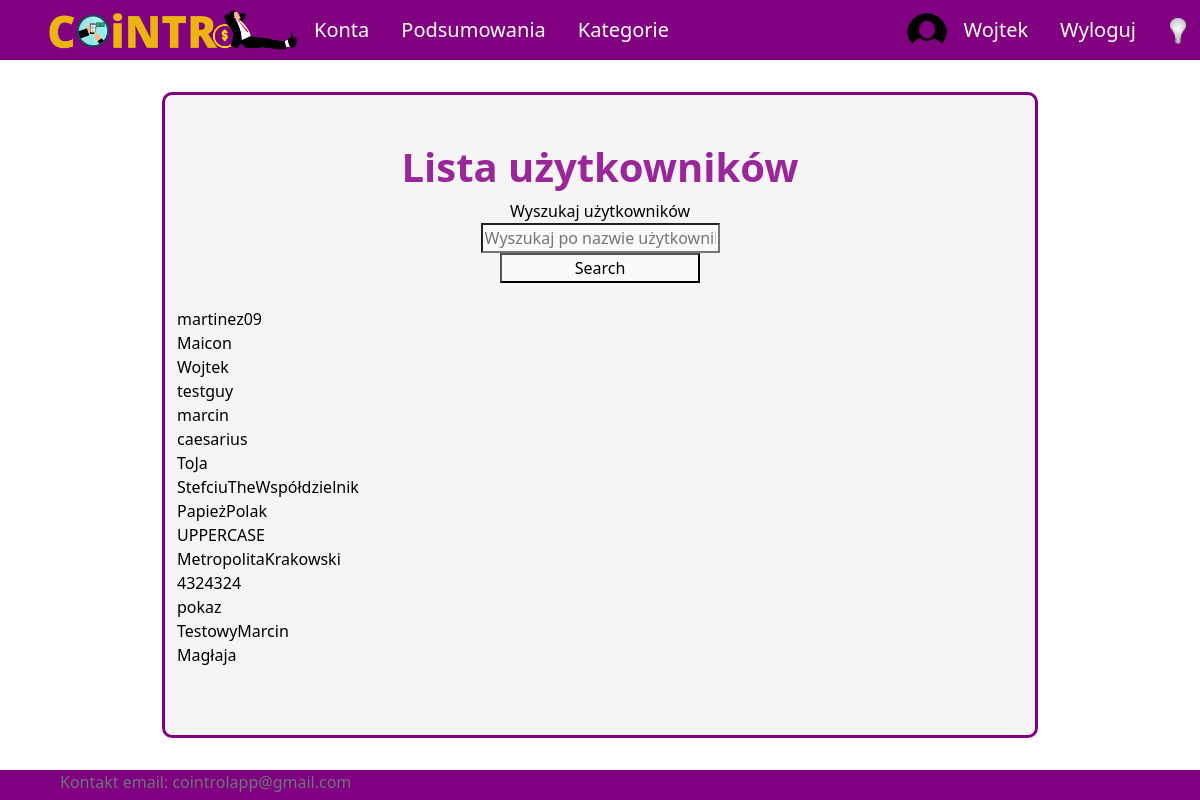
The app's page /profiles (signed in), older data.
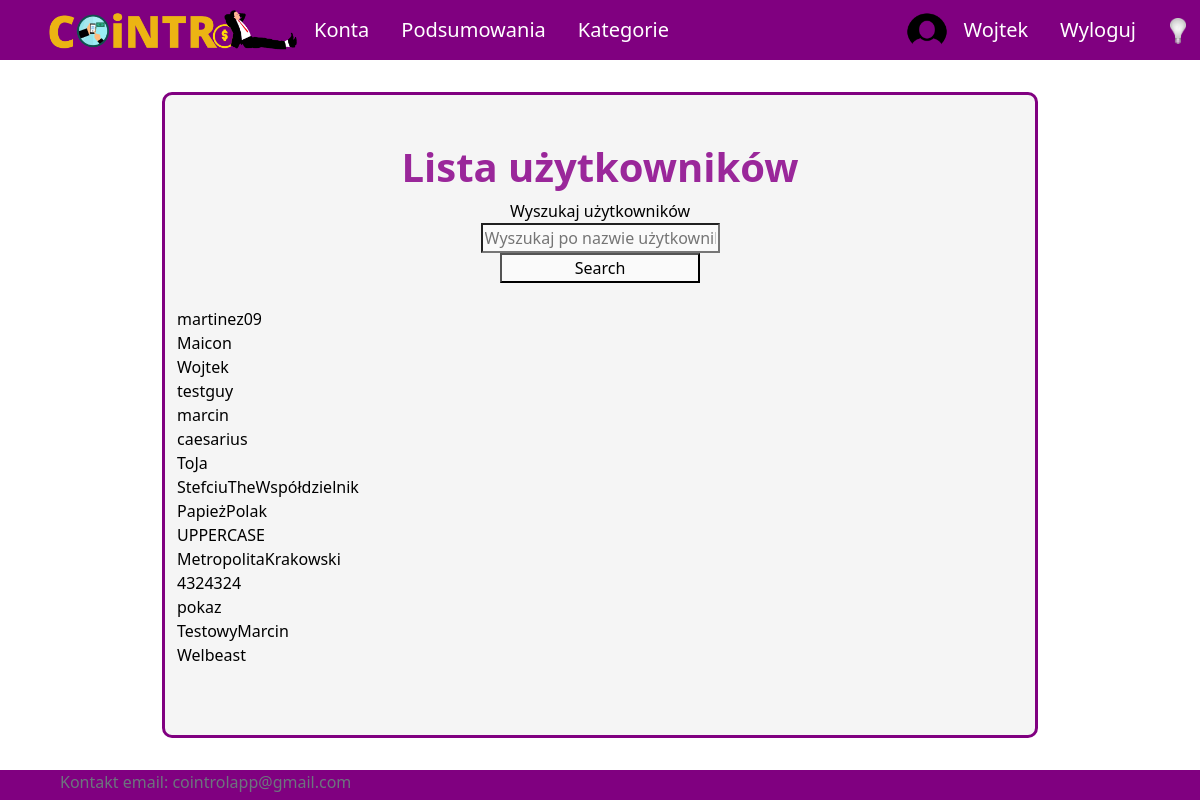
The same page, newer data.
### UsersApp/models.py (models this page shows, shortened)
class Profile(models.Model):
    user = models.OneToOneField(User, on_delete=models.CASCADE, null=True, blank=True)
    name = models.CharField(max_length=200, blank=True, null=True)
    email = models.EmailField(max_length=400, null=True, blank=True)
    username = models.CharField(max_length=200, blank=True, null=True)
    currency = models.ForeignKey('Currency', on_delete=models.SET_NULL, null=True)
    image = models.ImageField(null=True, blank=True)
    created = models.DateTimeField(auto_now_add=True)
    id = models.UUIDField(default=uuid.uuid4, unique=True,
                            primary_key=True, editable=False)

### UsersApp/views/user_views.py (the view)
# urls.py: path('profiles', views.allProfiles, name='profiles'),
@login_required(login_url='login')
def allProfiles(request):
    profiles = Profile.objects.all()
    search_query = ''
    if request.GET.get('search_query'):
        search_query = request.GET.get('search_query')
    profiles= Profile.objects.filter(username__icontains=search_query)
    context = {'search_query' : search_query, 'profiles' : profiles}
    return render(request, 'application/profiles-list.html', context)

### templates/application/profiles-list.html (shortened to what this page needs)
{% extends 'application/base.html' %}
{% block content %}
<div class="title">
    <h1>Lista użytkowników</h1>
</div>
<form method="GET" action="{% url 'profiles' %}">
    <label for="search-bar">Wyszukaj użytkowników </label>
    <input id="search-bar" type="text" name="search_query" value="{{search_query}}" placeholder="Wyszukaj po nazwie użytkownika" />
    <input type="submit" value="Search" />
</form>
<br />
{% for profile in profiles %}
    {{profile.username}}
    <br />
{% endfor%}
{% endblock %}

### templates/application/base.html (shortened to what this page needs)
{%load static%}
<!DOCTYPE html>
<html lang="pl">
<head>
    <link href="https://cdn.jsdelivr.net/npm/bootstrap@5.2.2/dist/css/bootstrap.min.css" rel="stylesheet">
    <link rel="stylesheet" type="text/css" href="{% static 'css/style.css' %}">
</head>
<body onload="checkColorMode()">
    <nav class="nav" id="navigation">
        {% if user.is_authenticated %}
        <ul class="nav justify-content-start">
            <li class="nav-item" id="logo-li"><a id="logo-link" class="nav-link" href="{% url 'home' %}">
                <img onmouseover="logoHover()" onmouseout="logoOut()" id="app-logo" src="{% static 'images/logo.png' %}">
            </a>
            <li class="nav-item mobile-menu"><a class="nav-link" href="{% url 'all-accounts' %}">Konta</a></li>
            <li class="nav-item mobile-menu"><a class="nav-link" href="{% url 'summary' %}">Podsumowania</a></li>
            <li class="nav-item mobile-menu"><a class="nav-link" href="{% url 'all-categories' %}">Kategorie</a></li>
        </ul>
        <ul class="nav justify-content-end user-image">
            <img src="{% static 'images/circle_user_image.png' %}", style="border-radius: 50%; width: 40px;">
            <li class="nav-item"><a class="nav-link" href="{% url 'profile' %}">{{ user.username }}</a></li>
            <li class="nav-item"><a class="nav-link" href="{% url 'logout' %}">Wyloguj</a></li>
        </ul>
        {% endif %}
        <button onclick="darkMode()" id="dark-mode-button"><img id="light-bulb" src="{% static 'images/bulb_off.png' %}" /></button>
    </nav>
    <div id = "site-content">
        {% block content %}
        {% endblock %}
    </div>
    <footer class="footer">
        <div class="container">
            <span class="text-muted">
                <address>
                    Kontakt email: <a class="email" href="mailto:cointrolapp@gmail.com">cointrolapp@gmail.com
                </address>
            </span>
        </div>
    </footer>
</body>
</html>

### aplication/static/css/style.css (style rules this page uses)
body { background-color: white; color: black; }
#navigation { position: fixed; top: 0; width: 100%; z-index: 9; }
a.nav-link { color: white; font-size: 20px; }
ul.nav { align-items: center; }
nav.nav { height: 60px; background-color: purple; justify-content: space-between; padding-left: 4vw; padding-right: 4vw; }
#logo-link { padding: 0; }
#app-logo { width: 250px; }
#site-content { min-height: calc(100vh - 4vh - (60px + 4vh) - 30px); padding-left: 1vw; padding-right: 1vw; padding-top: 1vh; padding-bottom: 1vh; width:73%; margin:auto; margin-top: calc(60px + 4vh); margin-bottom: 4vh; border: 3px solid purple; border-radius: 10px; background-color: whitesmoke; position: relative; }
#dark-mode-button { position: absolute; top: 16px; left: 97%; float:right; }
#dark-mode-button > img { width: 16px; }
div.title { padding-top: 5vh; display: flex; align-items: center; flex-direction: column; }
div.title h1 { color: #9a279a; font-size: 40px; font-weight: bold; text-align: center; }
form { display: flex; flex-direction: column; align-items: center; }
select, input { min-width: 200px; background-color: rgba(255, 255, 255, 0.5); color: #000000; }
footer { height: 30px; background-color: purple; justify-content: space-between; padding-left: 4vw; padding-right: 4vw; }
a.email { --bs-text-opacity: 1; color: inherit; text-decoration: none; }
button { background-color: rgba(0, 0, 0, 0); border: none; }

Row changes from the older to the newer data that the page shows:
removed Profile: username "Magłaja"
added Profile: username "Welbeast"
